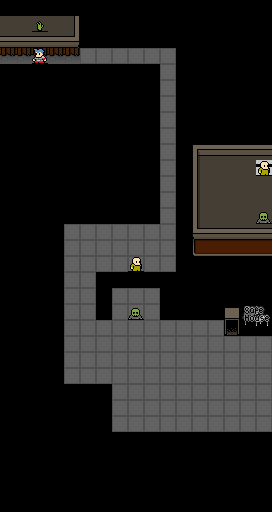

A level layout from a 2D game, rendered from its tile map. Below: a short description, then the map file with tile-grid data replaced by summaries:
An orthogonal 17x32 tile map with 16x16 px tiles, 3 tile layers (bg, placement, fg).

<map version="1.0" orientation="orthogonal" width="17" height="32" tilewidth="16" tileheight="16">
 <properties>
  <property name="info" value="2,0,Here is a Zombie. They are hungry\nbut slow and unintelligent;2,6,Zombies will follow the nearest brain to feed on.;5,3,&gt;;14,0,As you move further away, the\nzombie will return to wandering.\nThey will follow the nearest\nliving creature that is close\nenough to be sensed;6,11,Survivors will flee\nfrom nearby Zombies,\nunless they are\nfollowing you.;14,18,Use your superior speed\nand skill to lead this\nsurvivor past the zombie ahead." />
  <property name="safe" value="14,20" />
  <property name="tutorial" value="true" />
 </properties>
 <tileset firstgid="1" name="ztown" tilewidth="16" tileheight="16">
  <image source="ztown.png" width="256" height="295" />
 </tileset>
 <layer name="bg" width="17" height="32">
  <data>[544 cells, 544 non-empty, 14 distinct tile ids]</data>
 </layer>
 <layer name="placement" width="17" height="32">
  <data>[544 cells, 6 non-empty, 5 distinct tile ids]</data>
 </layer>
 <layer name="fg" width="17" height="32">
  <data>[544 cells, 5 non-empty, 5 distinct tile ids]</data>
 </layer>
</map>
